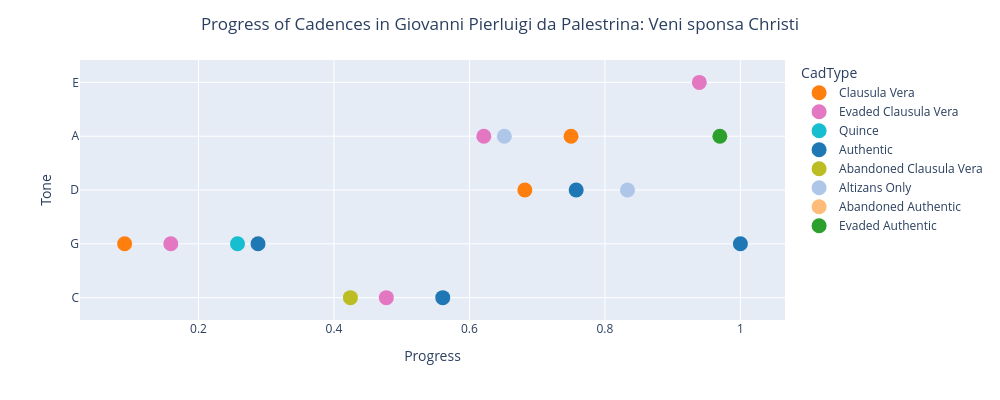

The code cell stored with this chart in its notebook:
### Markdown cell above
## 4c.  Cadence Progress

The cadences in succession.

### Code cell
fig = px.scatter(
cadences,
x='Progress',
y='Tone',
color='CadType',
color_discrete_map=cadence_color_dict)

fig.update_traces(marker=dict(size=15))
   

fig.update_layout(
    title=f'Progress of Cadences in ' + piece.metadata['composer'] + ': ' + piece.metadata['title'],
height=400,
width=1000,
title_x=.5)

# Update y-axis configuration to use custom order
fig.update_yaxes(
    categoryorder='array',
    categoryarray=custom_tone_order
)


fig.show()

### Figure 1 — Plotly figure (JSON) as saved in the notebook; plotly's stock layout.template omitted (floating-point values rounded to 4 significant figures)
{"data": [{"hovertemplate": "CadType=Clausula Vera<br>Progress=%{x}<br>Tone=%{y}<extra></extra>", "legendgroup": "Clausula Vera", "marker": {"color": "#ff7f0e", "size": 15, "symbol": "circle"}, "mode": "markers", "name": "Clausula Vera", "orientation": "h", "showlegend": true, "type": "scatter", "x": [0.09091, 0.6818, 0.75], "xaxis": "x", "y": ["G", "D", "A"], "yaxis": "y"}, {"hovertemplate": "CadType=Evaded Clausula Vera<br>Progress=%{x}<br>Tone=%{y}<extra></extra>", "legendgroup": "Evaded Clausula Vera", "marker": {"color": "#e377c2", "size": 15, "symbol": "circle"}, "mode": "markers", "name": "Evaded Clausula Vera", "orientation": "h", "showlegend": true, "type": "scatter", "x": [0.1591, 0.4773, 0.5417, 0.6212, 0.8788, 0.9394], "xaxis": "x", "y": ["G", "C", null, "A", null, "E"], "yaxis": "y"}, {"hovertemplate": "CadType=Quince<br>Progress=%{x}<br>Tone=%{y}<extra></extra>", "legendgroup": "Quince", "marker": {"color": "#17becf", "size": 15, "symbol": "circle"}, "mode": "markers", "name": "Quince", "orientation": "h", "showlegend": true, "type": "scatter", "x": [0.2576], "xaxis": "x", "y": ["G"], "yaxis": "y"}, {"hovertemplate": "CadType=Authentic<br>Progress=%{x}<br>Tone=%{y}<extra></extra>", "legendgroup": "Authentic", "marker": {"color": "#1f77b4", "size": 15, "symbol": "circle"}, "mode": "markers", "name": "Authentic", "orientation": "h", "showlegend": true, "type": "scatter", "x": [0.2879, 0.5606, 0.7576, 1], "xaxis": "x", "y": ["G", "C", "D", "G"], "yaxis": "y"}, {"hovertemplate": "CadType=Abandoned Clausula Vera<br>Progress=%{x}<br>Tone=%{y}<extra></extra>", "legendgroup": "Abandoned Clausula Vera", "marker": {"color": "#bcbd22", "size": 15, "symbol": "circle"}, "mode": "markers", "name": "Abandoned Clausula Vera", "orientation": "h", "showlegend": true, "type": "scatter", "x": [0.4242], "xaxis": "x", "y": ["C"], "yaxis": "y"}, {"hovertemplate": "CadType=Altizans Only<br>Progress=%{x}<br>Tone=%{y}<extra></extra>", "legendgroup": "Altizans Only", "marker": {"color": "#aec7e8", "size": 15, "symbol": "circle"}, "mode": "markers", "name": "Altizans Only", "orientation": "h", "showlegend": true, "type": "scatter", "x": [0.6515, 0.8333], "xaxis": "x", "y": ["A", "D"], "yaxis": "y"}, {"hovertemplate": "CadType=Abandoned Authentic<br>Progress=%{x}<br>Tone=%{y}<extra></extra>", "legendgroup": "Abandoned Authentic", "marker": {"color": "#ffbb78", "size": 15, "symbol": "circle"}, "mode": "markers", "name": "Abandoned Authentic", "orientation": "h", "showlegend": true, "type": "scatter", "x": [0.7803], "xaxis": "x", "y": [null], "yaxis": "y"}, {"hovertemplate": "CadType=Evaded Authentic<br>Progress=%{x}<br>Tone=%{y}<extra></extra>", "legendgroup": "Evaded Authentic", "marker": {"color": "#2ca02c", "size": 15, "symbol": "circle"}, "mode": "markers", "name": "Evaded Authentic", "orientation": "h", "showlegend": true, "type": "scatter", "x": [0.9697], "xaxis": "x", "y": ["A"], "yaxis": "y"}], "layout": {"height": 400, "legend": {"title": {"text": "CadType"}, "tracegroupgap": 0}, "margin": {"t": 60}, "title": {"text": "Progress of Cadences in Giovanni Pierluigi da Palestrina: Veni sponsa Christi", "x": 0.5}, "width": 1000, "xaxis": {"anchor": "y", "domain": [0, 1], "title": {"text": "Progress"}}, "yaxis": {"anchor": "x", "categoryarray": ["E-", "B-", "F", "C", "G", "D", "A", "E", "B"], "categoryorder": "array", "domain": [0, 1], "title": {"text": "Tone"}}}}
